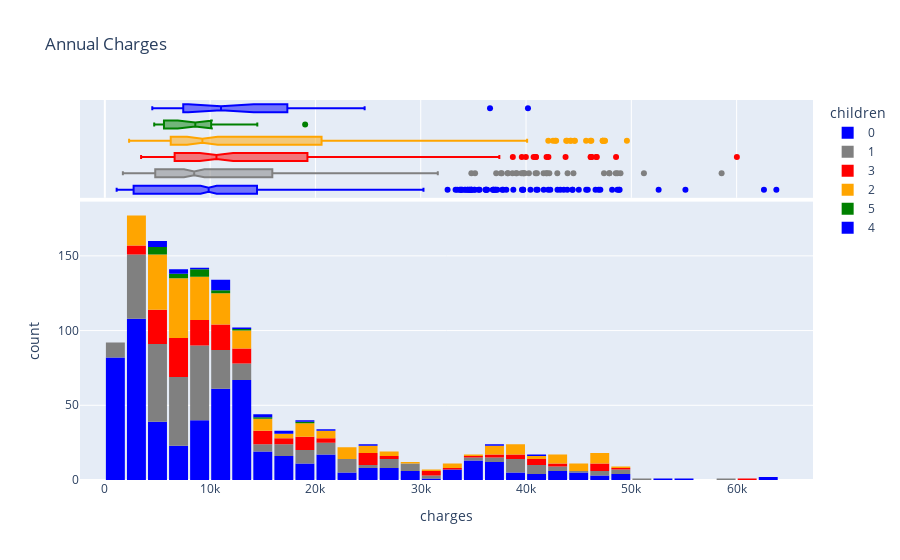

Write notebook code for a chart like this one.
### Code cell
charges = px.histogram(medical_df, x="charges",
                       marginal = "box",
                       color = "children",
                       color_discrete_sequence = ['blue', 'grey', 'red', 'orange', 'green'],
                       title = "Annual Charges")
charges.update_layout(bargap = 0.1)
charges.show()

### Figure 1 — Plotly figure (JSON) as saved in the notebook; plotly's stock layout.template omitted (floating-point values rounded to 4 significant figures; data arrays with more than 128 entries replaced by an {"elided": "..."} marker saying what was removed)
{"data": [{"alignmentgroup": "True", "bingroup": "x", "hovertemplate": "children=0<br>charges=%{x}<br>count=%{y}<extra></extra>", "legendgroup": "0", "marker": {"color": "blue", "pattern": {"shape": ""}}, "name": "0", "offsetgroup": "0", "orientation": "v", "showlegend": true, "type": "histogram", "x": {"elided": "574 float values"}, "xaxis": "x", "yaxis": "y"}, {"alignmentgroup": "True", "hovertemplate": "children=0<br>charges=%{x}<extra></extra>", "legendgroup": "0", "marker": {"color": "blue"}, "name": "0", "notched": true, "offsetgroup": "0", "showlegend": false, "type": "box", "x": {"elided": "574 float values"}, "xaxis": "x2", "yaxis": "y2"}, {"alignmentgroup": "True", "bingroup": "x", "hovertemplate": "children=1<br>charges=%{x}<br>count=%{y}<extra></extra>", "legendgroup": "1", "marker": {"color": "grey", "pattern": {"shape": ""}}, "name": "1", "offsetgroup": "1", "orientation": "v", "showlegend": true, "type": "histogram", "x": {"elided": "324 float values"}, "xaxis": "x", "yaxis": "y"}, {"alignmentgroup": "True", "hovertemplate": "children=1<br>charges=%{x}<extra></extra>", "legendgroup": "1", "marker": {"color": "grey"}, "name": "1", "notched": true, "offsetgroup": "1", "showlegend": false, "type": "box", "x": {"elided": "324 float values"}, "xaxis": "x2", "yaxis": "y2"}, {"alignmentgroup": "True", "bingroup": "x", "hovertemplate": "children=3<br>charges=%{x}<br>count=%{y}<extra></extra>", "legendgroup": "3", "marker": {"color": "red", "pattern": {"shape": ""}}, "name": "3", "offsetgroup": "3", "orientation": "v", "showlegend": true, "type": "histogram", "x": {"elided": "157 float values"}, "xaxis": "x", "yaxis": "y"}, {"alignmentgroup": "True", "hovertemplate": "children=3<br>charges=%{x}<extra></extra>", "legendgroup": "3", "marker": {"color": "red"}, "name": "3", "notched": true, "offsetgroup": "3", "showlegend": false, "type": "box", "x": {"elided": "157 float values"}, "xaxis": "x2", "yaxis": "y2"}, {"alignmentgroup": "True", "bingroup": "x", "hovertemplate": "children=2<br>charges=%{x}<br>count=%{y}<extra></extra>", "legendgroup": "2", "marker": {"color": "orange", "pattern": {"shape": ""}}, "name": "2", "offsetgroup": "2", "orientation": "v", "showlegend": true, "type": "histogram", "x": {"elided": "240 float values"}, "xaxis": "x", "yaxis": "y"}, {"alignmentgroup": "True", "hovertemplate": "children=2<br>charges=%{x}<extra></extra>", "legendgroup": "2", "marker": {"color": "orange"}, "name": "2", "notched": true, "offsetgroup": "2", "showlegend": false, "type": "box", "x": {"elided": "240 float values"}, "xaxis": "x2", "yaxis": "y2"}, {"alignmentgroup": "True", "bingroup": "x", "hovertemplate": "children=5<br>charges=%{x}<br>count=%{y}<extra></extra>", "legendgroup": "5", "marker": {"color": "green", "pattern": {"shape": ""}}, "name": "5", "offsetgroup": "5", "orientation": "v", "showlegend": true, "type": "histogram", "x": [4688.0, 6799.0, 4831.0, 5080.0, 9789.0, 12590.0, 11550.0, 6666.0, 6654.0, 10100.0, 8966.0, 8597.0, 4915.0, 19020.0, 9222.0, 8582.0, 5615.0, 14480.0], "xaxis": "x", "yaxis": "y"}, {"alignmentgroup": "True", "hovertemplate": "children=5<br>charges=%{x}<extra></extra>", "legendgroup": "5", "marker": {"color": "green"}, "name": "5", "notched": true, "offsetgroup": "5", "showlegend": false, "type": "box", "x": [4688.0, 6799.0, 4831.0, 5080.0, 9789.0, 12590.0, 11550.0, 6666.0, 6654.0, 10100.0, 8966.0, 8597.0, 4915.0, 19020.0, 9222.0, 8582.0, 5615.0, 14480.0], "xaxis": "x2", "yaxis": "y2"}, {"alignmentgroup": "True", "bingroup": "x", "hovertemplate": "children=4<br>charges=%{x}<br>count=%{y}<extra></extra>", "legendgroup": "4", "marker": {"color": "blue", "pattern": {"shape": ""}}, "name": "4", "offsetgroup": "4", "orientation": "v", "showlegend": true, "type": "histogram", "x": [4505.0, 11030.0, 10410.0, 8163.0, 11520.0, 24670.0, 10980.0, 10740.0, 7512.0, 17940.0, 40180.0, 12950.0, 14390.0, 17130.0, 4878.0, 7244.0, 36580.0, 5709.0, 11300.0, 4561.0, 11020.0, 6059.0, 15830.0, 21470.0, 19500.0], "xaxis": "x", "yaxis": "y"}, {"alignmentgroup": "True", "hovertemplate": "children=4<br>charges=%{x}<extra></extra>", "legendgroup": "4", "marker": {"color": "blue"}, "name": "4", "notched": true, "offsetgroup": "4", "showlegend": false, "type": "box", "x": [4505.0, 11030.0, 10410.0, 8163.0, 11520.0, 24670.0, 10980.0, 10740.0, 7512.0, 17940.0, 40180.0, 12950.0, 14390.0, 17130.0, 4878.0, 7244.0, 36580.0, 5709.0, 11300.0, 4561.0, 11020.0, 6059.0, 15830.0, 21470.0, 19500.0], "xaxis": "x2", "yaxis": "y2"}], "layout": {"autosize": true, "bargap": 0.1, "barmode": "relative", "legend": {"title": {"text": "children"}, "tracegroupgap": 0}, "title": {"text": "Annual Charges"}, "xaxis": {"anchor": "y", "autorange": true, "domain": [0, 1], "range": [-2359.0, 67250.0], "title": {"text": "charges"}, "type": "linear"}, "xaxis2": {"anchor": "y2", "autorange": true, "domain": [0, 1], "matches": "x", "range": [-2359.0, 67250.0], "showgrid": true, "showticklabels": false, "type": "linear"}, "yaxis": {"anchor": "x", "autorange": true, "domain": [0, 0.7326], "range": [0, 186.3], "title": {"text": "count"}}, "yaxis2": {"anchor": "x2", "autorange": true, "domain": [0.7426, 1], "matches": "y2", "range": [-0.5, 5.5], "showgrid": false, "showline": false, "showticklabels": false, "ticks": "", "type": "category"}}}
